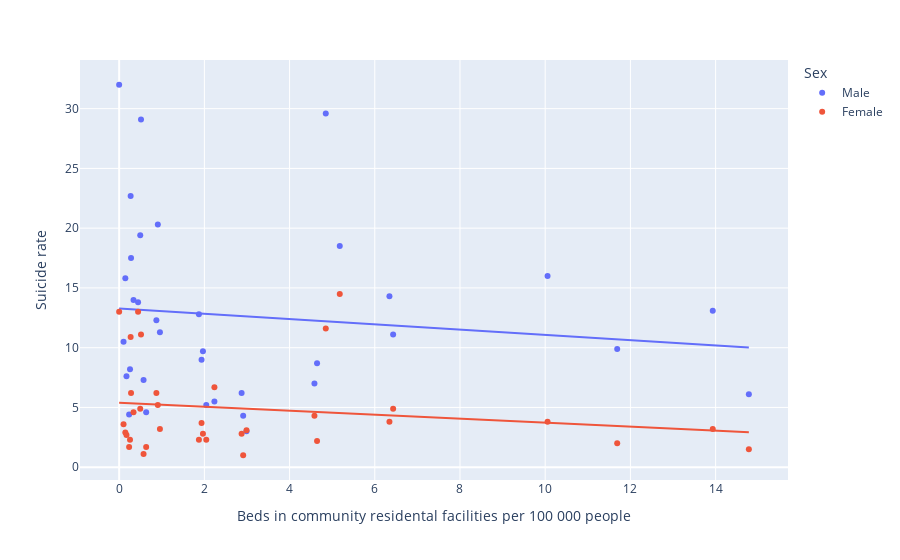

The notebook cell this image was saved under:
### Markdown cell above
With beds in general hospitals, the trend you see very much depends on where you cut the data off, if you find one at all. Now let's complete the triad of bed statistics:

### Code cell
fig = px.scatter(df2016g[df2016g["comres_beds_per_100k"] < 15], x="comres_beds_per_100k", y="suicide_rate", trendline="ols", color="sex")
fig.update_xaxes(title_text="Beds in community residental facilities per 100 000 people"); fig.update_yaxes(title_text="Suicide rate")
fig.update_layout(legend_title_text="Sex")
fig.show()

### Figure 1 — Plotly figure (JSON) as saved in the notebook; plotly's stock layout.template omitted (floating-point values rounded to 4 significant figures)
{"data": [{"hovertemplate": "sex=Male<br>comres_beds_per_100k=%{x}<br>suicide_rate=%{y}<extra></extra>", "legendgroup": "Male", "marker": {"color": "#636efa", "symbol": "circle"}, "mode": "markers", "name": "Male", "orientation": "v", "showlegend": true, "type": "scatter", "x": [0.337, 4.584, 2.911, 2.236, 13.93, 11.69, 1.967, 2.874, 10.05, 0, 1.872, 0.145, 14.78, 0.234, 5.178, 4.85, 0.444, 0.103, 0.255, 0.495, 2.989, 0.172, 2.045, 6.344, 0.874, 0.573, 0.634, 0.908, 6.431, 0.27, 1.934, 0.957, 4.645, 0.279, 0.513], "xaxis": "x", "y": [14, 7, 4.3, 5.5, 13.1, 9.9, 9.7, 6.2, 16, 32, 12.8, 15.8, 6.1, 4.4, 18.5, 29.6, 13.8, 10.5, 8.2, 19.4, 3, 7.6, 5.2, 14.3, 12.3, 7.3, 4.6, 20.3, 11.1, 22.7, 9, 11.3, 8.7, 17.5, 29.1], "yaxis": "y"}, {"hovertemplate": "<b>OLS trendline</b><br>suicide_rate = -0.221615 * comres_beds_per_100k + 13.2814<br>R<sup>2</sup>=0.014157<br><br>sex=Male<br>comres_beds_per_100k=%{x}<br>suicide_rate=%{y} <b>(trend)</b><extra></extra>", "legendgroup": "Male", "marker": {"color": "#636efa", "symbol": "circle"}, "mode": "lines", "name": "Male", "showlegend": false, "type": "scatter", "x": [0, 0.103, 0.145, 0.172, 0.234, 0.255, 0.27, 0.279, 0.337, 0.444, 0.495, 0.513, 0.573, 0.634, 0.874, 0.908, 0.957, 1.872, 1.934, 1.967, 2.045, 2.236, 2.874, 2.911, 2.989, 4.584, 4.645, 4.85, 5.178, 6.344, 6.431, 10.05, 11.69, 13.93, 14.78], "xaxis": "x", "y": [13.28, 13.26, 13.25, 13.24, 13.23, 13.22, 13.22, 13.22, 13.21, 13.18, 13.17, 13.17, 13.15, 13.14, 13.09, 13.08, 13.07, 12.87, 12.85, 12.85, 12.83, 12.79, 12.64, 12.64, 12.62, 12.27, 12.25, 12.21, 12.13, 11.88, 11.86, 11.05, 10.69, 10.19, 10.01], "yaxis": "y"}, {"hovertemplate": "sex=Female<br>comres_beds_per_100k=%{x}<br>suicide_rate=%{y}<extra></extra>", "legendgroup": "Female", "marker": {"color": "#EF553B", "symbol": "circle"}, "mode": "markers", "name": "Female", "orientation": "v", "showlegend": true, "type": "scatter", "x": [0.337, 4.584, 2.911, 2.236, 13.93, 11.69, 1.967, 2.874, 10.05, 0, 1.872, 0.145, 14.78, 0.234, 5.178, 4.85, 0.444, 0.103, 0.255, 0.495, 2.989, 0.172, 2.045, 6.344, 0.874, 0.573, 0.634, 0.908, 6.431, 0.27, 1.934, 0.957, 4.645, 0.279, 0.513], "xaxis": "x", "y": [4.6, 4.3, 1, 6.7, 3.2, 2, 2.8, 2.8, 3.8, 13, 2.3, 2.9, 1.5, 1.7, 14.5, 11.6, 13, 3.6, 2.3, 4.9, 3.1, 2.7, 2.3, 3.8, 6.2, 1.1, 1.7, 5.2, 4.9, 10.9, 3.7, 3.2, 2.2, 6.2, 11.1], "yaxis": "y"}, {"hovertemplate": "<b>OLS trendline</b><br>suicide_rate = -0.167328 * comres_beds_per_100k + 5.39877<br>R<sup>2</sup>=0.031444<br><br>sex=Female<br>comres_beds_per_100k=%{x}<br>suicide_rate=%{y} <b>(trend)</b><extra></extra>", "legendgroup": "Female", "marker": {"color": "#EF553B", "symbol": "circle"}, "mode": "lines", "name": "Female", "showlegend": false, "type": "scatter", "x": [0, 0.103, 0.145, 0.172, 0.234, 0.255, 0.27, 0.279, 0.337, 0.444, 0.495, 0.513, 0.573, 0.634, 0.874, 0.908, 0.957, 1.872, 1.934, 1.967, 2.045, 2.236, 2.874, 2.911, 2.989, 4.584, 4.645, 4.85, 5.178, 6.344, 6.431, 10.05, 11.69, 13.93, 14.78], "xaxis": "x", "y": [5.399, 5.382, 5.375, 5.37, 5.36, 5.356, 5.354, 5.352, 5.342, 5.324, 5.316, 5.313, 5.303, 5.293, 5.253, 5.247, 5.239, 5.086, 5.075, 5.07, 5.057, 5.025, 4.918, 4.912, 4.899, 4.632, 4.622, 4.587, 4.532, 4.337, 4.323, 3.716, 3.443, 3.067, 2.926], "yaxis": "y"}], "layout": {"legend": {"title": {"text": "Sex"}, "tracegroupgap": 0}, "margin": {"t": 60}, "xaxis": {"anchor": "y", "domain": [0, 1], "title": {"text": "Beds in community residental facilities per 100 000 people"}}, "yaxis": {"anchor": "x", "domain": [0, 1], "title": {"text": "Suicide rate"}}}}
